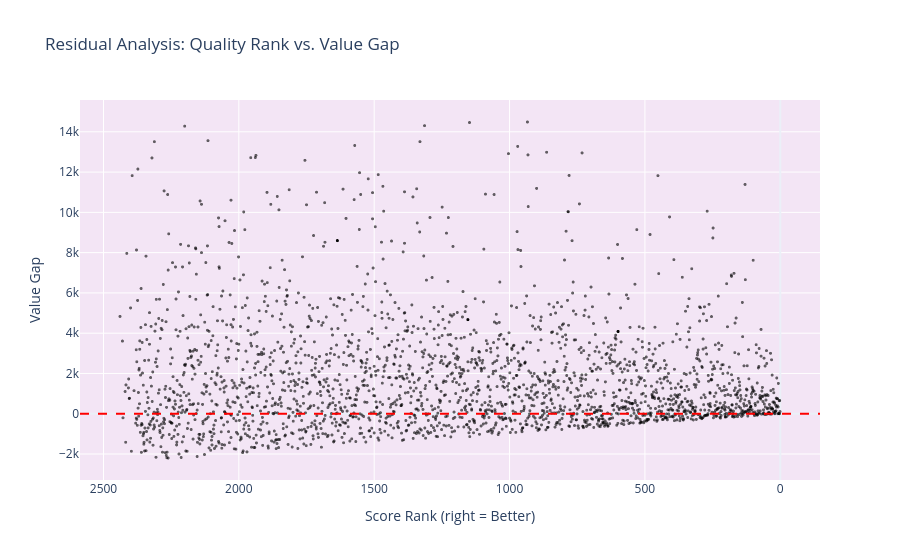

Notebook cell for this chart:
### Markdown cell above
3. Pillar 1: The Value Gap (Rank vs. Popularity)
This is a type of "Market Anomaly" analysis. We are looking for the discrepancy between a show's Score Rank (how much it is liked) and its Popularity Rank (how much it is seen).

- A large positive gap means a highly rated but under-watched.
- A large negative gap means the anime is popular but the score does not match its popularity.
- A small gap, positive or negative mean both stats match; the anime is "as good as it is popular".

### Code cell
# Query: Calculating the Gap between Quality (Score Rank) and Reach (Popularity Rank)
# Logic: Gap = Popularity_Rank - Score_Rank 
query_gap = """
SELECT 
    a.title_default,
    s.score,
    s.members,
    s.popularity,
    s.rank,
    (s.popularity - s.rank) as value_gap
FROM fct_anime_stats s
JOIN dim_anime a ON s.anime_id = a.anime_id
ORDER BY value_gap DESC
"""

df_gap = con.sql(query_gap).df()

# Visualizing the Gap with a Scatter Plot
fig_residual = px.scatter(
    df_gap, 
    x="rank", 
    y="value_gap",
    hover_name="title_default",
    title="Residual Analysis: Quality Rank vs. Value Gap",
    template="plotly_white"
)

fig_residual.update_traces(marker=dict(color='black', size=3, opacity=0.6))

fig_residual.update_layout(
    plot_bgcolor='#F3E5F5', 
    xaxis=dict(gridcolor='white'),
    yaxis=dict(gridcolor='white')
)

# Adding the reference line at 0
fig_residual.add_hline(y=0, line_width=2, line_dash="dash", line_color="red")

# Reverse x axis so the highest quality (Rank 1) is on the right
fig_residual.update_xaxes(autorange="reversed", title="Score Rank (right = Better)")
fig_residual.update_yaxes(title="Value Gap")

fig_residual.show()

### Figure 1 — Plotly figure (JSON) as saved in the notebook; plotly's stock layout.template omitted (floating-point values rounded to 4 significant figures; data arrays with more than 128 entries replaced by an {"elided": "..."} marker saying what was removed)
{"data": [{"hovertemplate": "<b>%{hovertext}</b><br><br>rank=%{x}<br>value_gap=%{y}<extra></extra>", "hovertext": {"elided": "2506 str values"}, "legendgroup": "", "marker": {"color": "black", "opacity": 0.6, "size": 3, "symbol": "circle"}, "mode": "markers", "name": "", "showlegend": false, "type": "scattergl", "x": {"elided": "2506 float values"}, "xaxis": "x", "y": {"elided": "2506 float values"}, "yaxis": "y"}], "layout": {"legend": {"tracegroupgap": 0}, "plot_bgcolor": "#F3E5F5", "shapes": [{"line": {"color": "red", "dash": "dash", "width": 2}, "type": "line", "x0": 0, "x1": 1, "xref": "x domain", "y0": 0, "y1": 0, "yref": "y"}], "title": {"text": "Residual Analysis: Quality Rank vs. Value Gap"}, "xaxis": {"anchor": "y", "autorange": "reversed", "domain": [0, 1], "gridcolor": "white", "title": {"text": "Score Rank (right = Better)"}}, "yaxis": {"anchor": "x", "domain": [0, 1], "gridcolor": "white", "title": {"text": "Value Gap"}}}}
